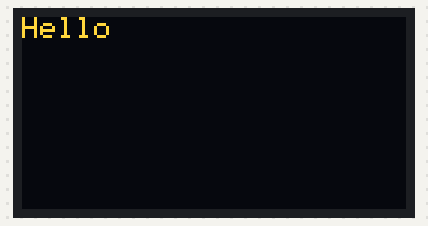
Simulated run of this sketch. Board: ESP32. Parts: 128×64 one-colour display. The OLED is the two-colour kind (top 16 rows yellow).

Above: at 2.1 s.
At 6.4 s:
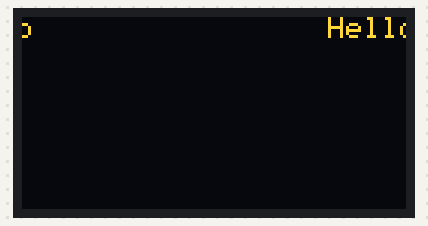
At 11.8 s:
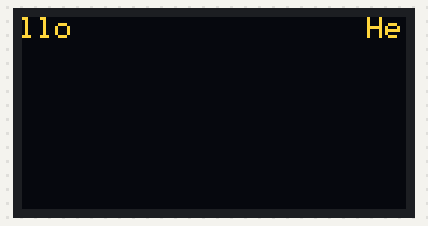
At 21.8 s:
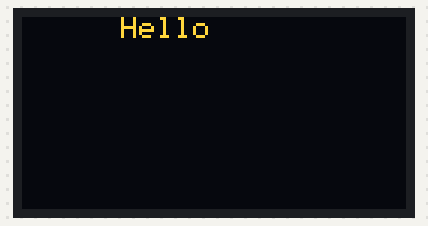
At 29.5 s:
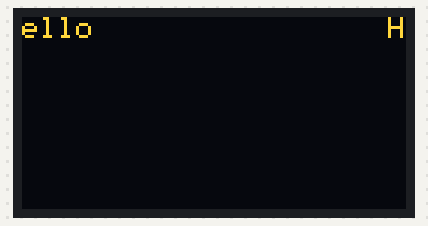
At 36.8 s:
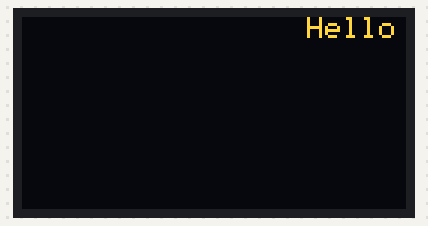

The sketch:

OLED.ino
```cpp
#include <SPI.h>
#include <Wire.h>
#include <Adafruit_GFX.h>
#include <Adafruit_SSD1306.h>
#define SCREEN_WIDTH 128
#define SCREEN_HEIGHT 64
#define OLED_RESET 4
#define SCREEN_ADDRESS 0x3C
Adafruit_SSD1306 display(SCREEN_WIDTH, SCREEN_HEIGHT, &Wire, OLED_RESET);
void setup() {
  // put your setup code here, to run once:
  Serial.begin(9600);
  if (!display.begin(SSD1306_SWITCHCAPVCC, SCREEN_ADDRESS)) {
    Serial.println(F("SSD1306 allocation  failed"));
    for (;;)
      ;
  }
  delay(2000);
  display.clearDisplay();
  display.setTextSize(1);
  display.setTextColor(SSD1306_WHITE);
  display.setCursor(0, 0);
  display.println(F("Hello"));
  display.display();
}

void loop() {
  // put your main code here, to run repeatedly:
  display.startscrollright(0x00, 0x0F);
  delay(2000);
  display.stopscroll();
  delay(1000);
  display.startscrollleft(0x00, 0x0F);
  delay(2000);
  display.stopscroll();
  delay(1000);
}
```

Measured:
- what the display in image 3 shows lasts 0.5 s, from 21.6 s to 22.1 s
